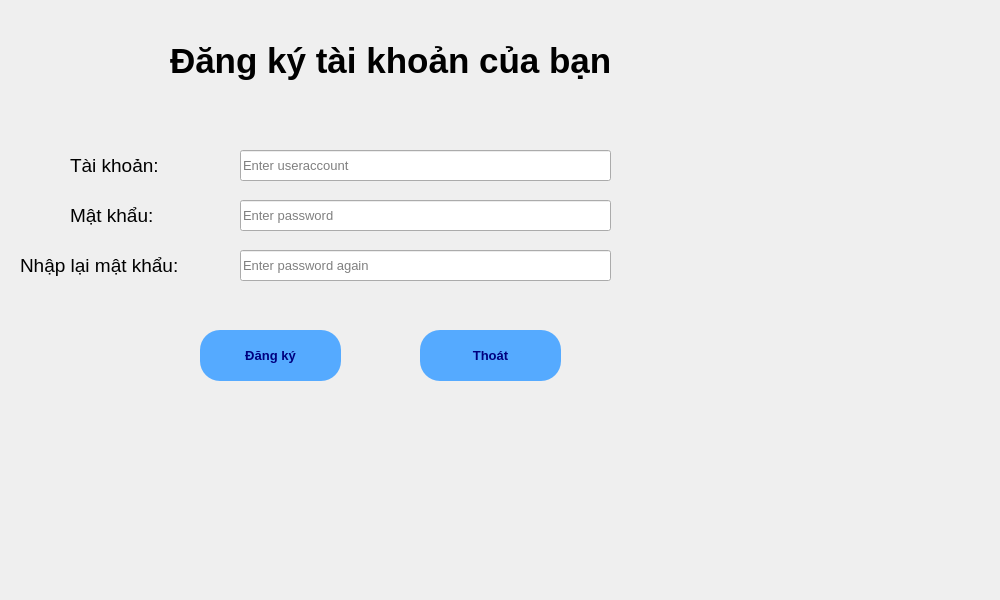
<?xml version="1.0" encoding="UTF-8"?>
<ui version="4.0">
 <class>Form</class>
 <widget class="QWidget" name="Form">
  <property name="geometry">
   <rect>
    <x>0</x>
    <y>0</y>
    <width>1000</width>
    <height>600</height>
   </rect>
  </property>
  <property name="font">
   <font>
    <pointsize>10</pointsize>
   </font>
  </property>
  <property name="windowTitle">
   <string>Form</string>
  </property>
  <widget class="QLabel" name="label">
   <property name="geometry">
    <rect>
     <x>170</x>
     <y>30</y>
     <width>561</width>
     <height>61</height>
    </rect>
   </property>
   <property name="font">
    <font>
     <pointsize>26</pointsize>
     <bold>true</bold>
    </font>
   </property>
   <property name="text">
    <string>Đăng ký tài khoản của bạn</string>
   </property>
  </widget>
  <widget class="QLabel" name="label_2">
   <property name="geometry">
    <rect>
     <x>70</x>
     <y>150</y>
     <width>101</width>
     <height>31</height>
    </rect>
   </property>
   <property name="font">
    <font>
     <pointsize>14</pointsize>
    </font>
   </property>
   <property name="text">
    <string>Tài khoản:</string>
   </property>
  </widget>
  <widget class="QLabel" name="label_3">
   <property name="geometry">
    <rect>
     <x>70</x>
     <y>200</y>
     <width>101</width>
     <height>31</height>
    </rect>
   </property>
   <property name="font">
    <font>
     <pointsize>14</pointsize>
    </font>
   </property>
   <property name="text">
    <string>Mật khẩu:</string>
   </property>
  </widget>
  <widget class="QLabel" name="label_4">
   <property name="geometry">
    <rect>
     <x>20</x>
     <y>250</y>
     <width>201</width>
     <height>31</height>
    </rect>
   </property>
   <property name="font">
    <font>
     <pointsize>14</pointsize>
    </font>
   </property>
   <property name="text">
    <string>Nhập lại mật khẩu:</string>
   </property>
  </widget>
  <widget class="QLineEdit" name="txb_accountname">
   <property name="geometry">
    <rect>
     <x>240</x>
     <y>150</y>
     <width>371</width>
     <height>31</height>
    </rect>
   </property>
   <property name="placeholderText">
    <string>Enter useraccount</string>
   </property>
  </widget>
  <widget class="QLineEdit" name="txb_Password1">
   <property name="geometry">
    <rect>
     <x>240</x>
     <y>200</y>
     <width>371</width>
     <height>31</height>
    </rect>
   </property>
   <property name="echoMode">
    <enum>QLineEdit::Password</enum>
   </property>
   <property name="placeholderText">
    <string>Enter password</string>
   </property>
  </widget>
  <widget class="QLineEdit" name="txb_Password2">
   <property name="geometry">
    <rect>
     <x>240</x>
     <y>250</y>
     <width>371</width>
     <height>31</height>
    </rect>
   </property>
   <property name="echoMode">
    <enum>QLineEdit::Password</enum>
   </property>
   <property name="placeholderText">
    <string>Enter password again</string>
   </property>
  </widget>
  <widget class="QPushButton" name="btn_RegisterConfirm">
   <property name="geometry">
    <rect>
     <x>200</x>
     <y>330</y>
     <width>141</width>
     <height>51</height>
    </rect>
   </property>
   <property name="font">
    <font>
     <pointsize>10</pointsize>
     <bold>true</bold>
    </font>
   </property>
   <property name="autoFillBackground">
    <bool>false</bool>
   </property>
   <property name="styleSheet">
    <string notr="true">QPushButton{
border-radius: 20px;
background-color: rgb(85, 170, 255);
	color: rgb(0, 0, 127);

}
QPushButton:hover{
background-color: rgb(50, 110, 255);
	color: rgb(255, 255, 255);
}
QPushButton:pressed{
background-color: rgb(100, 170, 255);
}</string>
   </property>
   <property name="text">
    <string>Đăng ký</string>
   </property>
  </widget>
  <widget class="QPushButton" name="btn_ExitRegister">
   <property name="geometry">
    <rect>
     <x>420</x>
     <y>330</y>
     <width>141</width>
     <height>51</height>
    </rect>
   </property>
   <property name="font">
    <font>
     <pointsize>10</pointsize>
     <bold>true</bold>
    </font>
   </property>
   <property name="autoFillBackground">
    <bool>false</bool>
   </property>
   <property name="styleSheet">
    <string notr="true">QPushButton{
border-radius: 20px;
background-color: rgb(85, 170, 255);
	color: rgb(0, 0, 127);

}
QPushButton:hover{
background-color: rgb(50, 110, 255);
	color: rgb(255, 255, 255);
}
QPushButton:pressed{
background-color: rgb(100, 170, 255);
}</string>
   </property>
   <property name="text">
    <string>Thoát</string>
   </property>
  </widget>
  <widget class="QLabel" name="label_5">
   <property name="geometry">
    <rect>
     <x>650</x>
     <y>150</y>
     <width>321</width>
     <height>216</height>
    </rect>
   </property>
   <property name="text">
    <string/>
   </property>
   <property name="pixmap">
    <pixmap>../../../../Dowload/quan-ly-tai-lieu-1 (1) (1).jpg</pixmap>
   </property>
  </widget>
  <widget class="QLabel" name="label_6">
   <property name="geometry">
    <rect>
     <x>820</x>
     <y>0</y>
     <width>111</width>
     <height>111</height>
    </rect>
   </property>
   <property name="text">
    <string/>
   </property>
   <property name="pixmap">
    <pixmap>../../../../Dowload/icons8-register-100.png</pixmap>
   </property>
  </widget>
  <widget class="QLabel" name="label_7">
   <property name="geometry">
    <rect>
     <x>72</x>
     <y>419</y>
     <width>861</width>
     <height>124</height>
    </rect>
   </property>
   <property name="text">
    <string/>
   </property>
   <property name="pixmap">
    <pixmap>../../../../Dowload/—Pngtree—blue curve line curve wavy_3812468 (1).png</pixmap>
   </property>
  </widget>
 </widget>
 <resources/>
 <connections/>
</ui>
